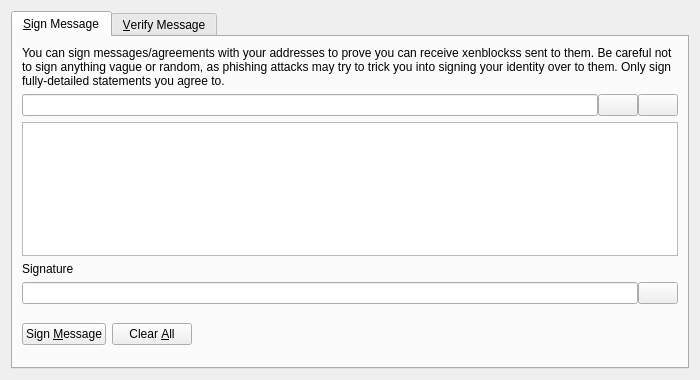
<?xml version="1.0" encoding="UTF-8"?>
<ui version="4.0">
 <class>SignVerifyMessageDialog</class>
 <widget class="QDialog" name="SignVerifyMessageDialog">
  <property name="geometry">
   <rect>
    <x>0</x>
    <y>0</y>
    <width>700</width>
    <height>380</height>
   </rect>
  </property>
  <property name="windowTitle">
   <string>Signatures - Sign / Verify a Message</string>
  </property>
  <property name="modal">
   <bool>true</bool>
  </property>
  <layout class="QVBoxLayout" name="verticalLayout">
   <item>
    <widget class="QTabWidget" name="tabWidget">
     <property name="currentIndex">
      <number>0</number>
     </property>
     <widget class="QWidget" name="tabSignMessage">
      <attribute name="title">
       <string>&amp;Sign Message</string>
      </attribute>
      <layout class="QVBoxLayout" name="verticalLayout_SM">
       <item>
        <widget class="QLabel" name="infoLabel_SM">
         <property name="text">
          <string>You can sign messages/agreements with your addresses to prove you can receive xenblockss sent to them. Be careful not to sign anything vague or random, as phishing attacks may try to trick you into signing your identity over to them. Only sign fully-detailed statements you agree to.</string>
         </property>
         <property name="textFormat">
          <enum>Qt::PlainText</enum>
         </property>
         <property name="wordWrap">
          <bool>true</bool>
         </property>
        </widget>
       </item>
       <item>
        <layout class="QHBoxLayout" name="horizontalLayout_1_SM">
         <property name="spacing">
          <number>0</number>
         </property>
         <item>
          <widget class="QValidatedLineEdit" name="addressIn_SM">
           <property name="toolTip">
            <string>The Xenblocks address to sign the message with</string>
           </property>
          </widget>
         </item>
         <item>
          <widget class="QPushButton" name="addressBookButton_SM">
           <property name="toolTip">
            <string>Choose previously used address</string>
           </property>
           <property name="text">
            <string/>
           </property>
           <property name="icon">
            <iconset resource="../bitcoin.qrc">
             <normaloff>:/icons/address-book</normaloff>:/icons/address-book</iconset>
           </property>
           <property name="shortcut">
            <string>Alt+A</string>
           </property>
           <property name="autoDefault">
            <bool>false</bool>
           </property>
          </widget>
         </item>
         <item>
          <widget class="QPushButton" name="pasteButton_SM">
           <property name="toolTip">
            <string>Paste address from clipboard</string>
           </property>
           <property name="text">
            <string/>
           </property>
           <property name="icon">
            <iconset resource="../bitcoin.qrc">
             <normaloff>:/icons/editpaste</normaloff>:/icons/editpaste</iconset>
           </property>
           <property name="shortcut">
            <string>Alt+P</string>
           </property>
           <property name="autoDefault">
            <bool>false</bool>
           </property>
          </widget>
         </item>
        </layout>
       </item>
       <item>
        <widget class="QPlainTextEdit" name="messageIn_SM">
         <property name="toolTip">
          <string>Enter the message you want to sign here</string>
         </property>
        </widget>
       </item>
       <item>
        <widget class="QLabel" name="signatureLabel_SM">
         <property name="text">
          <string>Signature</string>
         </property>
         <property name="textFormat">
          <enum>Qt::PlainText</enum>
         </property>
        </widget>
       </item>
       <item>
        <layout class="QHBoxLayout" name="horizontalLayout_2_SM">
         <property name="spacing">
          <number>0</number>
         </property>
         <item>
          <widget class="QLineEdit" name="signatureOut_SM">
           <property name="font">
            <font>
             <italic>true</italic>
            </font>
           </property>
           <property name="readOnly">
            <bool>true</bool>
           </property>
          </widget>
         </item>
         <item>
          <widget class="QPushButton" name="copySignatureButton_SM">
           <property name="toolTip">
            <string>Copy the current signature to the system clipboard</string>
           </property>
           <property name="text">
            <string/>
           </property>
           <property name="icon">
            <iconset resource="../bitcoin.qrc">
             <normaloff>:/icons/editcopy</normaloff>:/icons/editcopy</iconset>
           </property>
           <property name="autoDefault">
            <bool>false</bool>
           </property>
          </widget>
         </item>
        </layout>
       </item>
       <item>
        <layout class="QHBoxLayout" name="horizontalLayout_3_SM">
         <item>
          <widget class="QPushButton" name="signMessageButton_SM">
           <property name="toolTip">
            <string>Sign the message to prove you own this Xenblocks address</string>
           </property>
           <property name="text">
            <string>Sign &amp;Message</string>
           </property>
           <property name="icon">
            <iconset resource="../bitcoin.qrc">
             <normaloff>:/icons/edit</normaloff>:/icons/edit</iconset>
           </property>
           <property name="autoDefault">
            <bool>false</bool>
           </property>
          </widget>
         </item>
         <item>
          <widget class="QPushButton" name="clearButton_SM">
           <property name="toolTip">
            <string>Reset all sign message fields</string>
           </property>
           <property name="text">
            <string>Clear &amp;All</string>
           </property>
           <property name="icon">
            <iconset resource="../bitcoin.qrc">
             <normaloff>:/icons/remove</normaloff>:/icons/remove</iconset>
           </property>
           <property name="autoDefault">
            <bool>false</bool>
           </property>
          </widget>
         </item>
         <item>
          <spacer name="horizontalSpacer_1_SM">
           <property name="orientation">
            <enum>Qt::Horizontal</enum>
           </property>
           <property name="sizeHint" stdset="0">
            <size>
             <width>40</width>
             <height>48</height>
            </size>
           </property>
          </spacer>
         </item>
         <item>
          <widget class="QLabel" name="statusLabel_SM">
           <property name="font">
            <font>
             <weight>75</weight>
             <bold>true</bold>
            </font>
           </property>
           <property name="text">
            <string/>
           </property>
           <property name="wordWrap">
            <bool>true</bool>
           </property>
          </widget>
         </item>
         <item>
          <spacer name="horizontalSpacer_2_SM">
           <property name="orientation">
            <enum>Qt::Horizontal</enum>
           </property>
           <property name="sizeHint" stdset="0">
            <size>
             <width>40</width>
             <height>48</height>
            </size>
           </property>
          </spacer>
         </item>
        </layout>
       </item>
      </layout>
     </widget>
     <widget class="QWidget" name="tabVerifyMessage">
      <attribute name="title">
       <string>&amp;Verify Message</string>
      </attribute>
      <layout class="QVBoxLayout" name="verticalLayout_VM">
       <item>
        <widget class="QLabel" name="infoLabel_VM">
         <property name="text">
          <string>Enter the receiver's address, message (ensure you copy line breaks, spaces, tabs, etc. exactly) and signature below to verify the message. Be careful not to read more into the signature than what is in the signed message itself, to avoid being tricked by a man-in-the-middle attack. Note that this only proves the signing party receives with the address, it cannot prove sendership of any transaction!</string>
         </property>
         <property name="textFormat">
          <enum>Qt::PlainText</enum>
         </property>
         <property name="alignment">
          <set>Qt::AlignLeading|Qt::AlignLeft|Qt::AlignTop</set>
         </property>
         <property name="wordWrap">
          <bool>true</bool>
         </property>
        </widget>
       </item>
       <item>
        <layout class="QHBoxLayout" name="horizontalLayout_1_VM">
         <property name="spacing">
          <number>0</number>
         </property>
         <item>
          <widget class="QValidatedLineEdit" name="addressIn_VM">
           <property name="toolTip">
            <string>The Xenblocks address the message was signed with</string>
           </property>
          </widget>
         </item>
         <item>
          <widget class="QPushButton" name="addressBookButton_VM">
           <property name="toolTip">
            <string>Choose previously used address</string>
           </property>
           <property name="text">
            <string/>
           </property>
           <property name="icon">
            <iconset resource="../bitcoin.qrc">
             <normaloff>:/icons/address-book</normaloff>:/icons/address-book</iconset>
           </property>
           <property name="shortcut">
            <string>Alt+A</string>
           </property>
           <property name="autoDefault">
            <bool>false</bool>
           </property>
          </widget>
         </item>
        </layout>
       </item>
       <item>
        <widget class="QPlainTextEdit" name="messageIn_VM"/>
       </item>
       <item>
        <widget class="QValidatedLineEdit" name="signatureIn_VM"/>
       </item>
       <item>
        <layout class="QHBoxLayout" name="horizontalLayout_2_VM">
         <item>
          <widget class="QPushButton" name="verifyMessageButton_VM">
           <property name="toolTip">
            <string>Verify the message to ensure it was signed with the specified Xenblocks address</string>
           </property>
           <property name="text">
            <string>Verify &amp;Message</string>
           </property>
           <property name="icon">
            <iconset resource="../bitcoin.qrc">
             <normaloff>:/icons/transaction_0</normaloff>:/icons/transaction_0</iconset>
           </property>
           <property name="autoDefault">
            <bool>false</bool>
           </property>
          </widget>
         </item>
         <item>
          <widget class="QPushButton" name="clearButton_VM">
           <property name="toolTip">
            <string>Reset all verify message fields</string>
           </property>
           <property name="text">
            <string>Clear &amp;All</string>
           </property>
           <property name="icon">
            <iconset resource="../bitcoin.qrc">
             <normaloff>:/icons/remove</normaloff>:/icons/remove</iconset>
           </property>
           <property name="autoDefault">
            <bool>false</bool>
           </property>
          </widget>
         </item>
         <item>
          <spacer name="horizontalSpacer_1_VM">
           <property name="orientation">
            <enum>Qt::Horizontal</enum>
           </property>
           <property name="sizeHint" stdset="0">
            <size>
             <width>40</width>
             <height>48</height>
            </size>
           </property>
          </spacer>
         </item>
         <item>
          <widget class="QLabel" name="statusLabel_VM">
           <property name="font">
            <font>
             <weight>75</weight>
             <bold>true</bold>
            </font>
           </property>
           <property name="text">
            <string/>
           </property>
           <property name="wordWrap">
            <bool>true</bool>
           </property>
          </widget>
         </item>
         <item>
          <spacer name="horizontalSpacer_2_VM">
           <property name="orientation">
            <enum>Qt::Horizontal</enum>
           </property>
           <property name="sizeHint" stdset="0">
            <size>
             <width>40</width>
             <height>48</height>
            </size>
           </property>
          </spacer>
         </item>
        </layout>
       </item>
      </layout>
     </widget>
    </widget>
   </item>
  </layout>
 </widget>
 <customwidgets>
  <customwidget>
   <class>QValidatedLineEdit</class>
   <extends>QLineEdit</extends>
   <header>qvalidatedlineedit.h</header>
  </customwidget>
 </customwidgets>
 <resources>
  <include location="../bitcoin.qrc"/>
 </resources>
 <connections/>
</ui>
